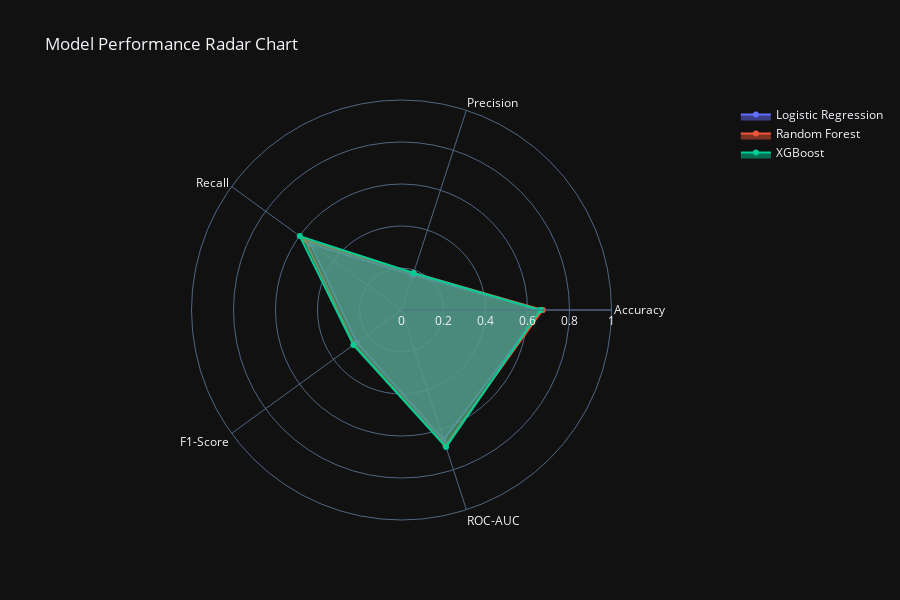

Notebook source saved alongside this figure:
### Code cell
# Visualization 2: Radar chart
fig = go.Figure()

for i, model in enumerate(results_df['Model']):
    fig.add_trace(go.Scatterpolar(
        r=results_df.iloc[i, 1:].values.tolist() + [results_df.iloc[i, 1]],
        theta=metrics + [metrics[0]],
        fill='toself',
        name=model,
        line_color=colors[i]
    ))

fig.update_layout(
    polar=dict(
        radialaxis=dict(
            visible=True,
            range=[0, 1]
        )
    ),
    title='Model Performance Radar Chart',
    height=600,
    showlegend=True
)

fig.show()

### Figure 1 — Plotly figure (JSON) as saved in the notebook; plotly's stock layout.template omitted (floating-point values rounded to 4 significant figures)
{"data": [{"fill": "toself", "line": {"color": "#636EFA"}, "name": "Logistic Regression", "r": [0.6658, 0.1746, 0.5354, 0.2633, 0.6501, 0.6658], "theta": ["Accuracy", "Precision", "Recall", "F1-Score", "ROC-AUC", "Accuracy"], "type": "scatterpolar"}, {"fill": "toself", "line": {"color": "#EF553B"}, "name": "Random Forest", "r": [0.6719, 0.185, 0.5698, 0.2793, 0.6781, 0.6719], "theta": ["Accuracy", "Precision", "Recall", "F1-Score", "ROC-AUC", "Accuracy"], "type": "scatterpolar"}, {"fill": "toself", "line": {"color": "#00CC96"}, "name": "XGBoost", "r": [0.6618, 0.1855, 0.5989, 0.2832, 0.6863, 0.6618], "theta": ["Accuracy", "Precision", "Recall", "F1-Score", "ROC-AUC", "Accuracy"], "type": "scatterpolar"}], "layout": {"polar": {"radialaxis": {"visible": true, "range": [0, 1]}}, "title": {"text": "Model Performance Radar Chart"}, "height": 600, "showlegend": true}}
